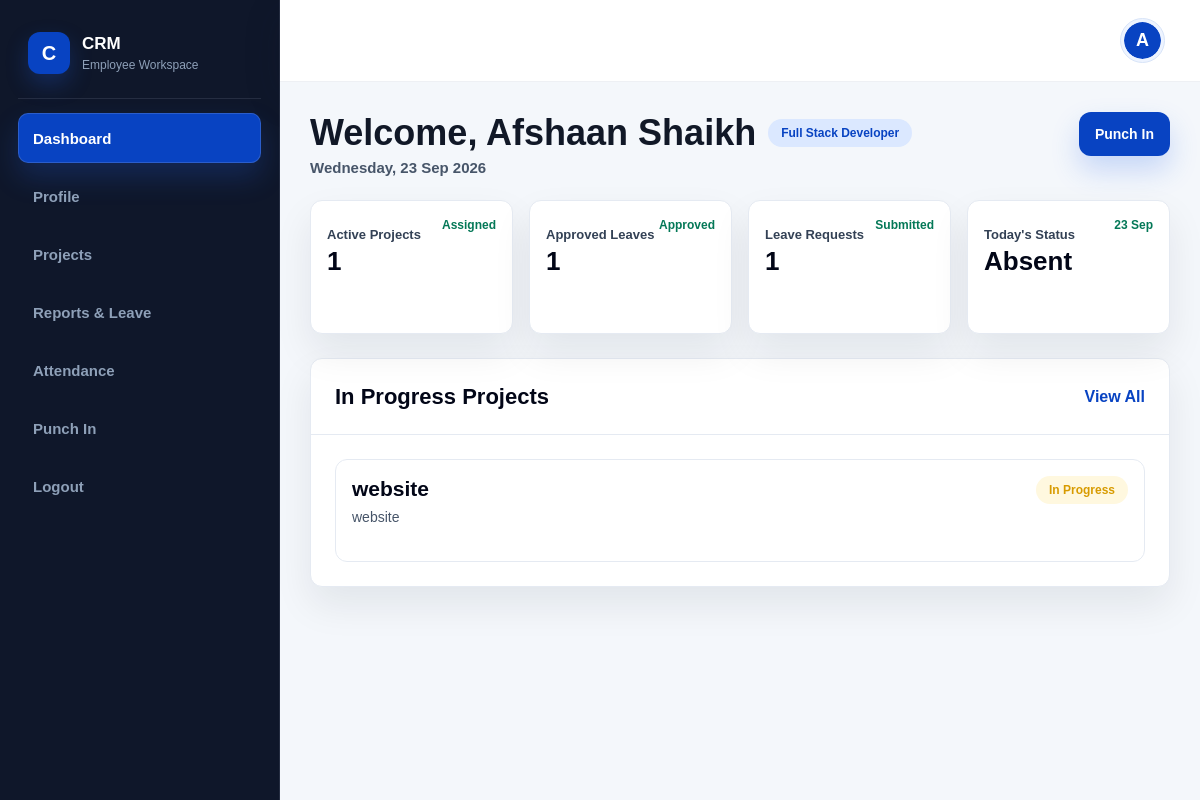
/dashboard/employee/ (signed in), run on the app's committed database.
### employees/models.py (models this page shows, shortened)
class Employee(models.Model):
    EMPLOYMENT_STATUS = [
        ("ACTIVE",   "Active"),
        ("INACTIVE", "Inactive"),
        ("RESIGNED", "Resigned"),
    ]
    user = models.OneToOneField(
        User,
        on_delete=models.CASCADE,
        related_name="employee_profile"
    )
    first_name        = models.CharField(max_length=100)
    last_name         = models.CharField(max_length=100)
    phone             = models.CharField(max_length=15, unique=True)
    profile_image     = models.ImageField(upload_to="profiles/", null=True, blank=True)
    address           = models.TextField(blank=True)
    date_of_birth     = models.DateField(null=True, blank=True)
    emergency_contact = models.CharField(max_length=15, blank=True)
    bio = models.TextField(blank=True, null=True)
    skills = models.JSONField(default=list, blank=True)
    employee_code     = models.CharField(max_length=20, unique=True, blank=True)
    employment_status = models.CharField(max_length=20, choices=EMPLOYMENT_STATUS, default="ACTIVE")
    department        = models.ForeignKey(
        Department,
        on_delete=models.SET_NULL,
        null=True, blank=True,
        related_name="employees"
    )
    designation       = models.ForeignKey(
        Designation,
        on_delete=models.SET_NULL,
        null=True, blank=True,
        related_name="employees"
    )
    joining_date      = models.DateField()
    bank_account = models.CharField(max_length=50, blank=True)
    bank_name     = models.CharField(max_length=100, blank=True)
    salary            = models.DecimalField(max_digits=10, decimal_places=2)
    created_at        = models.DateTimeField(auto_now_add=True)
    updated_at        = models.DateTimeField(auto_now=True)

class Designation(models.Model):
    title      = models.CharField(max_length=100, unique=True)
    department = models.ForeignKey(
        Department,
        on_delete=models.SET_NULL,
        null=True, blank=True,
        related_name="designations"
    )
    created_at = models.DateTimeField(auto_now_add=True)
    def __str__(self):
        return self.title

### projects/models.py (models this page shows, shortened)
class Project(models.Model):
    STATUS_CHOICES = [
        ("in_progress", "In Progress"),
        ("completed",   "Completed"),
        ("on_hold",     "On Hold"),
        ("cancelled",    "Cancelled"),
    ]
    PRIORITY_CHOICES = [
        ("low",    "Low"),
        ("medium", "Medium"),
        ("high",   "High"),
    ]
    project_name = models.CharField(max_length=200)
    description  = models.TextField(blank=True)
    status       = models.CharField(max_length=20, choices=STATUS_CHOICES,   default="pending", db_index=True)
    priority     = models.CharField(max_length=10, choices=PRIORITY_CHOICES, default="medium", db_index=True)
    client       = models.ForeignKey(
                       Client,
                       on_delete=models.PROTECT,
                       related_name="projects",
                        db_index=True
                   )
    budget       = models.DecimalField(max_digits=12, decimal_places=2, null=True, blank=True)
    created_by = models.ForeignKey(
        settings.AUTH_USER_MODEL,
        on_delete=models.SET_NULL,
        null=True,
        blank=True,
        related_name="projects_created",
        db_index=True
    )
    employees = models.ManyToManyField(
        Employee,
        related_name="assigned_projects",
        blank=True
    )
    deadline = models.DateField(null=True, blank=True, db_index=True)
    created_at   = models.DateTimeField(auto_now_add=True)
    updated_at   = models.DateTimeField(auto_now=True)
    class Meta:
        ordering = ['-created_at']  # Naye projects pehle
        indexes = [
            models.Index(fields=['status', '-created_at'], name='status_created_idx'),
            models.Index(fields=['client', 'status'], name='client_status_idx'),
            models.Index(fields=['priority', 'deadline'], name='prio_deadline_idx'),
            models.Index(fields=['created_by', '-created_at'], name='creator_created_idx'),
        ]

### dashboard/views.py (the view)
# urls.py: path("employee/", employee_dashboard, name="employee_dashboard"),
@role_required("employee")
def employee_dashboard(request):
    employee = get_object_or_404(Employee, user=request.user)
    today = timezone.localdate()
    assigned_projects = (
        Project.objects
        .filter(employees=employee)
        .select_related("client")
        .distinct()
    )
    active_session = PunchSession.objects.filter(
        employee=employee,
        status="active",
    ).first()
    today_session = PunchSession.objects.filter(
        employee=employee,
        date=today,
    ).order_by("-punch_in_at").first()
    today_attendance = Attendance.objects.filter(employee=employee, date=today).first()
    pending_projects = assigned_projects.filter(status="in_progress").order_by("-updated_at", "-created_at")
    approved_leaves = Leave.objects.filter(employee=employee, status="approved").count()
    leave_requests = Leave.objects.filter(employee=employee).count()
    if active_session:
        today_status = "Punched In"
    elif today_session and today_session.status in ["completed", "auto_closed"]:
        today_status = "Punched Out"
    elif today_attendance and today_attendance.status == "present":
        today_status = "Present"
    else:
        today_status = "Absent"
    context = {
        "employee": employee,
        "active_session": active_session,
        "today_attendance": today_attendance,
        "active_projects": assigned_projects.exclude(status__in=["completed", "cancelled"]).count(),
        "pending_projects": pending_projects[:5],
        "approved_leaves": approved_leaves,
        "leave_requests": leave_requests,
        "today_status": today_status,
        "today": today,
    }
    return render(request, "employee/dashboard.html", context)

### accounts/utils.py (called while the page is built)
def is_mobile_device(request):
    user_agent = request.META.get('HTTP_USER_AGENT', '').lower()
    mobile_keywords = [
        'android', 'iphone', 'ipad', 'ipod', 'blackberry',
        'windows phone', 'opera mini', 'mobile', 'webos',
        'iemobile', 'silk'
    ]
    for keyword in mobile_keywords:
        if keyword in user_agent:
            return True
    return False

### dashboard/views.py (called while the page is built)
def role_required(*allowed_roles):
    def decorator(view_func):
        @login_required
        @wraps(view_func)
        def wrapper(request, *args, **kwargs):
            if request.user.role not in allowed_roles:
                raise PermissionDenied
            return view_func(request, *args, **kwargs)
        return wrapper
    return decorator

### dashboard/templates/employee/dashboard.html (shortened to what this page needs)
{% extends "employee/base.html" %}
{% load static %}
{% block content %}
<div class="employee-layout">
    <aside class="empsidebar">
        <div class="sidebar-brand">
            <div class="brand-mark">C</div>
            <div>
                <h2>CRM</h2>
                <p>Employee Workspace</p>
            </div>
        </div>
        <ul class="sidebar-menu">
            <li class="active">
                <a href="{% url 'dashboard:employee_dashboard' %}">
                    <span>Dashboard</span>
                </a>
            </li>
            <li>
                <a href="{% url 'dashboard:employee_profile' %}">
                    <span>Profile</span>
                </a>
            </li>
            <li>
                <a href="{% url 'dashboard:employee_projects' %}">
                    <span>Projects</span>
                </a>
            </li>
            <li>
                <a href="{% url 'dashboard:employee_reports' %}">
                    <span>Reports & Leave</span>
                </a>
            </li>
            <li>
                <a href="{% url 'dashboard:employee_attendance' %}">
                    <span>Attendance</span>
                </a>
            </li>
            <li>
                <a href="{% url 'dashboard:employee_punchin' %}">
                    <span>Punch In</span>
                </a>
            </li>
            <li>
                <form method="post" action="{% url 'logout' %}" class="sidebar-logout-form">
                    <button type="submit">
                        <span>Logout</span>
                    </button>
                </form>
            </li>
        </ul>
    </aside>
    <div class="employee-main">
        <header class="myheader">
            <ul class="header-right">
                <li class="header-avatar">
                    <a href="{% url 'dashboard:employee_profile' %}">
                        {% if employee.profile_image %}
                            <img src="{{ employee.profile_image.url }}" alt="{{ employee.full_name }}">
                        {% else %}
                            <span class="avatar-fallback">{{ employee.first_name|first|default:"P" }}</span>
                        {% endif %}
                    </a>
                </li>
            </ul>
        </header>
        <main class="employee-content">
            <section class="dashboard-section">
                <div class="dashboard-topbar">
                    <div>
                        <div class="dashboard-title-row">
                            <h2>Welcome,  {{ employee.first_name }} {{ employee.last_name }}</h2>
                            <span>{{ employee.designation|default:"Employee" }}</span>
                        </div>
                        <p>{{ today|date:"l, d M Y" }}</p>
                    </div>
                    <div class="punch-actions">
                        {% if active_session %}
                            <form method="post" action="{% url 'dashboard:employee_punch_out' %}">
                                {% csrf_token %}
                                <button type="submit" class="punch-btn punch-out">Punch Out</button>
                            </form>
                        {% else %}
                            <form method="post" action="{% url 'dashboard:employee_punchin' %}">
                                <button type="submit" class="punch-btn punch-in">Punch In</button>
                            </form>
                        {% endif %}
                    </div>
                </div>
                <div class="dashboard-summary-grid">
                    <article class="dashboard-summary-card">
                        <span>Assigned</span>
                        <p>Active Projects</p>
                        <h3>{{ active_projects }}</h3>
                    </article>
                    <article class="dashboard-summary-card">
                        <span>Approved</span>
                        <p>Approved Leaves</p>
                        <h3>{{ approved_leaves }}</h3>
                    </article>
                    <article class="dashboard-summary-card">
                        <span>Submitted</span>
                        <p>Leave Requests</p>
                        <h3>{{ leave_requests }}</h3>
                    </article>
                    <article class="dashboard-summary-card">
                        <span>{{ today|date:"d M" }}</span>
                        <p>Today's Status</p>
                        <h3>{{ today_status }}</h3>
                    </article>
                </div>
                <div class="dashboard-main-grid">
                    <article class="dashboard-panel">
                        <div class="dashboard-panel-heading">
                            <h3>In Progress Projects</h3>
                            <a href="{% url 'dashboard:employee_projects' %}?view=pending">View All</a>
                        </div>
                        <div class="dashboard-project-list">
                            {% for project in pending_projects %}
                            <article class="dashboard-project-card">
                                <div class="card-title-row">
                                    <div>
                                        <h4>{{ project.project_name }}</h4>
                                        <p>{{ project.description|default:project.client }}</p>
                                    </div>
                                    <span>{{ project.get_status_display }}</span>
                                </div>
                            </article>
                            {% empty %}
                            <article class="dashboard-project-card">
                                <p>No pending projects assigned.</p>
                            </article>
                            {% endfor %}
                        </div>
                    </article>
                </div>
            </section>
        </main>
    </div>
</div>
{% endblock %}

### data on the page
Employee: first_name|first "A", first_name "Afshaan", last_name "Shaikh", designation "Full Stack Developer"
Project: project_name "website", description "website", status "In Progress"

### other printed values
{{ today|date:"l, d M Y" }} "Wednesday, 23 Sep 2026"
{{ active_projects }} "1"
{{ approved_leaves }} "1"
{{ leave_requests }} "1"
{{ today|date:"d M" }} "23 Sep"
{{ today_status }} "Absent"
